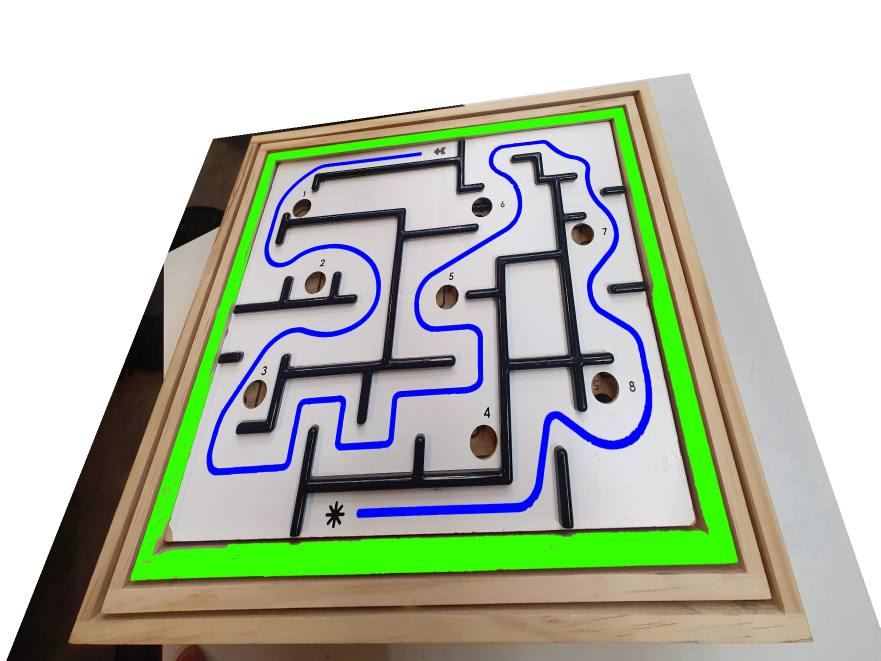
#> input picture maze_solving/maze_edited_warp.png, 1761 x 1321 px (shown at 1/2 size)
$ python edge_detection_vector_distance_combined.py
#> lines starting #> are read from the running program, lines starting #| are printed output that depends on the picture; after the words box and inside, x2 and y2 are one past the last pixel; in counts of white or black regions, pixels touching at a corner belong together
### maze_solving/image_rectification.py
import cv2
import numpy as np

# Defining green colour range
lower_green = np.array([40, 40, 40])
upper_green = np.array([100, 255, 160])

#lower_color = np.array([0, 0, 150])
#upper_color = np.array([255, 50, 255])
width = 720
height = 540

def rectify(image):

    # Convert the image to HSV color space
    hsv = cv2.cvtColor(image, cv2.COLOR_BGR2HSV)

    # Create a binary mask where the color is within the range
    mask = cv2.inRange(hsv, lower_green, upper_green)


    # Find contours in the mask
    contours, _ = cv2.findContours(mask, cv2.RETR_EXTERNAL, cv2.CHAIN_APPROX_SIMPLE)

    # Assume the largest contour is the quadrilateral
    contour = max(contours, key=cv2.contourArea)

    # Get the convex hull of the contour
    hull = cv2.convexHull(contour)

    # Approximate the convex hull to a polygon with four vertices
    epsilon = 0.02*cv2.arcLength(hull, True)
    approx = cv2.approxPolyDP(hull, epsilon, True)
    #print(len(approx))

    # Now you can use these points in the perspective transform as before
    src_pts = np.float32(approx)
    src_pts = src_pts[src_pts[:, :, 1].argsort(axis=0)[:, 0]]
    src_pts[:2] = src_pts[:2][src_pts[:2, :, 0].argsort(axis=0)[:, 0]]
    src_pts[2:] = src_pts[2:][src_pts[2:, :, 0].argsort(axis=0)[:, 0][::-1]]
    dst_pts = np.float32([[0, 0], [width, 0], [width, height], [0, height]])

    #dst_pts = np.float32([[width, 0], [width, height], [0, height], [0, 0]])
    # Compute the homography matrix
    H, _ = cv2.findHomography(src_pts, dst_pts)

    # Apply the perspective transformation
    warped_image = cv2.warpPerspective(image, H, (width, height))

    return warped_image

# [25 lines that do not run on import are left out]

### maze_solving/edge_detection_vector_distance_combined.py
import cv2
import numpy as np
from skimage.morphology import skeletonize
from skimage import img_as_ubyte
from image_rectification import rectify

# Load the image
image = cv2.imread('maze_edited_warp.png')
#> image is the input picture: shape (1321, 1761, 3); mean B, G, R 174.4, 190, 183.5
image = cv2.resize(image, (720, 540))
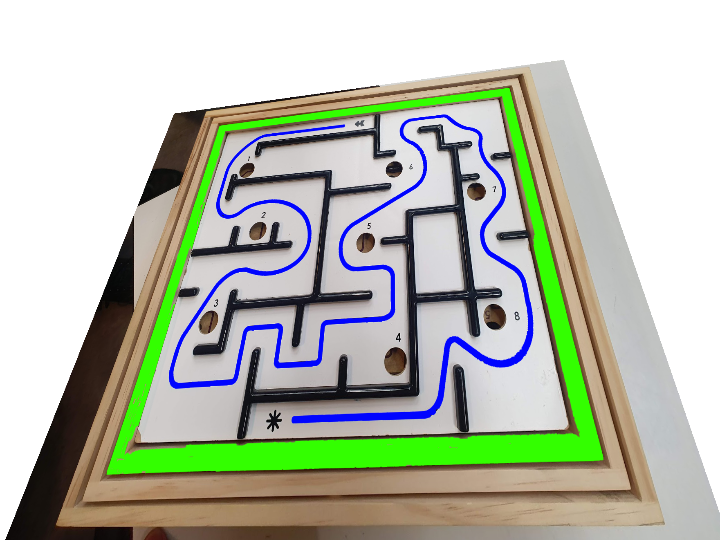
#> image: shape (540, 720, 3); mean B, G, R 174.3, 190, 183.5
image = rectify(image)
#> in rectify, `hsv = cv2.cvtColor(image, cv2.COLOR_BGR2HSV)`: hsv: shape (540, 720, 3); mean H, S, V 32.7, 48.8, 202
#> in rectify, `mask = cv2.inRange(hsv, lower_green, upper_green)`:
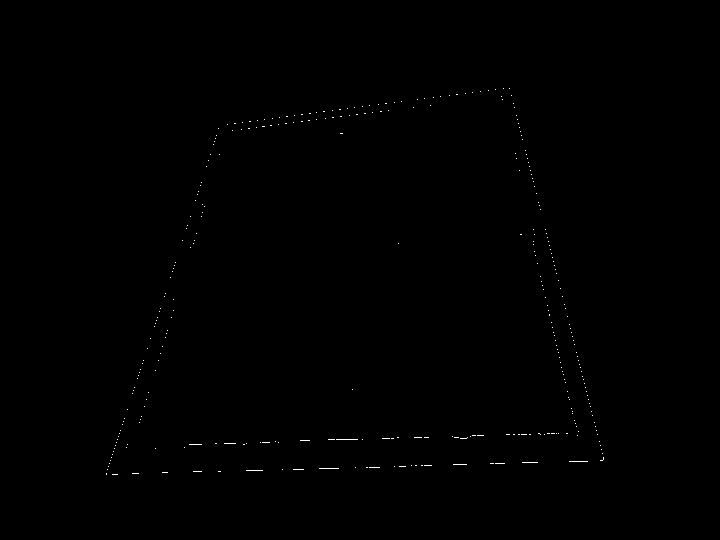
#> mask: shape (540, 720); 0.17% white in thin lines or dots, all inside (x1, y1, x2, y2) = (106, 88, 604, 475)
#> in rectify, `contours, _ = cv2.findContours(mask, cv2.RETR_EXTERNAL, cv2.CHAIN_APPR..`: contours = 332 contours, all with area under 20
#> in rectify, `contour = max(contours, key=cv2.contourArea)`: contour = [[112, 474], [117, 474]]
#> in rectify, `hull = cv2.convexHull(contour)`: hull = [[117, 474], [112, 474]]
#> in rectify, `epsilon = 0.02*cv2.arcLength(hull, True)`: epsilon = 0.2
#> in rectify, `approx = cv2.approxPolyDP(hull, epsilon, True)`: approx = [[117, 474], [112, 474]]
#> (the run stopped early here; a loop or call above may not have finished)
